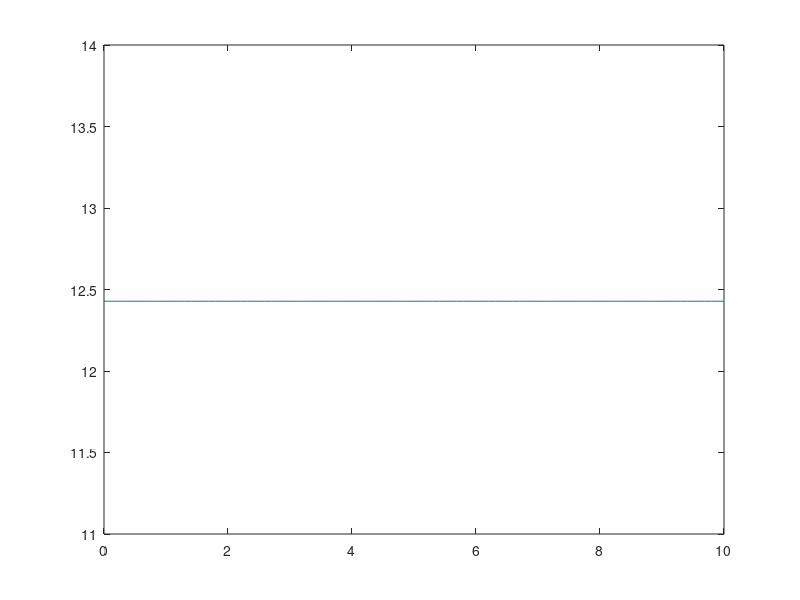

This chart was generated by the following MATLAB code:
clear; 
clc;

t=0:.1:10;
L = 150e-3
C1 = 220e-6
C2 = 220e-6
Rl = 1e3

Vm = 10

w = 2*pi*50





Xl = j .* w .* L

Xc1 = -j/(C1*w)

Xc2 = -1j/(C2*w)


Z = (Xc1.*Xc2+Xc2.*Rl+Xl.*C1+Xl.*Rl+Xc1.*Rl)/(Xc1+Rl)

modZ = abs(Z)

argZ = angle(Z)


Vl = (2.*Vm./(pi.*Rl) - 4.*Vm.*cos(2.*w.*t-argZ)./(3.*pi.*modZ)).*Rl;


plot(t,Vl);